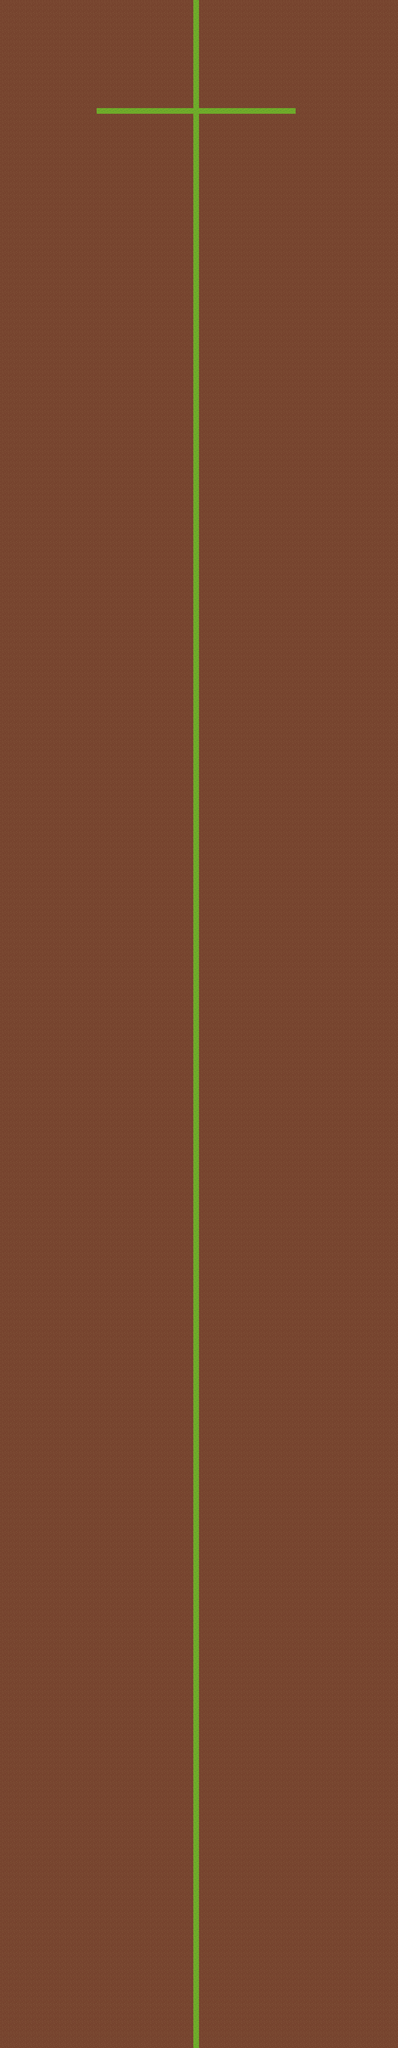

A 2D game scene composited from a Tiled map and its tileset images. What follows is a short description and the map's XML, with each tile layer's data collapsed to a summary:
An orthogonal 70x360 tile map with 32x32 px tiles, 1 tile layer (Tile Layer 1).

<map version="1.0" orientation="orthogonal" width="70" height="360" tilewidth="32" tileheight="32">
 <tileset firstgid="1" name="terrain_atlas" tilewidth="32" tileheight="32">
  <image source="terrain_atlas.png" width="1024" height="1024" />
 </tileset>
 <layer name="Tile Layer 1" width="70" height="360">
  <data>[25200 cells, 25200 non-empty, 2 distinct tile ids]</data>
 </layer>
</map>
